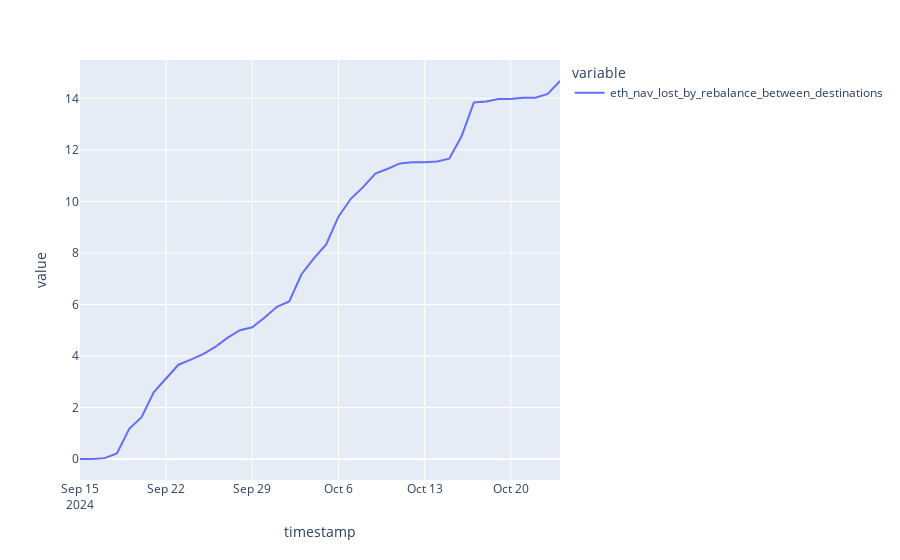

The notebook cell this image was saved under:
### Code cell
px.line(df["eth_nav_lost_by_rebalance_between_destinations"])

### Figure 1 — Plotly figure (JSON) as saved in the notebook; plotly's stock layout.template omitted (floating-point values rounded to 4 significant figures)
{"data": [{"hovertemplate": "variable=eth_nav_lost_by_rebalance_between_destinations<br>timestamp=%{x}<br>value=%{y}<extra></extra>", "legendgroup": "eth_nav_lost_by_rebalance_between_destinations", "line": {"color": "#636efa", "dash": "solid"}, "marker": {"symbol": "circle"}, "mode": "lines", "name": "eth_nav_lost_by_rebalance_between_destinations", "orientation": "v", "showlegend": true, "type": "scatter", "x": ["2024-09-15T00:00:00+00:00", "2024-09-16T00:00:00+00:00", "2024-09-17T00:00:00+00:00", "2024-09-18T00:00:00+00:00", "2024-09-19T00:00:00+00:00", "2024-09-20T00:00:00+00:00", "2024-09-21T00:00:00+00:00", "2024-09-22T00:00:00+00:00", "2024-09-23T00:00:00+00:00", "2024-09-24T00:00:00+00:00", "2024-09-25T00:00:00+00:00", "2024-09-26T00:00:00+00:00", "2024-09-27T00:00:00+00:00", "2024-09-28T00:00:00+00:00", "2024-09-29T00:00:00+00:00", "2024-09-30T00:00:00+00:00", "2024-10-01T00:00:00+00:00", "2024-10-02T00:00:00+00:00", "2024-10-03T00:00:00+00:00", "2024-10-04T00:00:00+00:00", "2024-10-05T00:00:00+00:00", "2024-10-06T00:00:00+00:00", "2024-10-07T00:00:00+00:00", "2024-10-08T00:00:00+00:00", "2024-10-09T00:00:00+00:00", "2024-10-10T00:00:00+00:00", "2024-10-11T00:00:00+00:00", "2024-10-12T00:00:00+00:00", "2024-10-13T00:00:00+00:00", "2024-10-14T00:00:00+00:00", "2024-10-15T00:00:00+00:00", "2024-10-16T00:00:00+00:00", "2024-10-17T00:00:00+00:00", "2024-10-18T00:00:00+00:00", "2024-10-19T00:00:00+00:00", "2024-10-20T00:00:00+00:00", "2024-10-21T00:00:00+00:00", "2024-10-22T00:00:00+00:00", "2024-10-23T00:00:00+00:00", "2024-10-24T00:00:00+00:00"], "xaxis": "x", "y": [0, 0, 0.03374, 0.2133, 1.172, 1.623, 2.596, 3.13, 3.661, 3.857, 4.073, 4.356, 4.713, 5.001, 5.115, 5.492, 5.906, 6.114, 7.173, 7.788, 8.329, 9.406, 10.1, 10.55, 11.08, 11.27, 11.48, 11.52, 11.52, 11.55, 11.66, 12.53, 13.84, 13.88, 13.97, 13.97, 14.03, 14.03, 14.17, 14.67], "yaxis": "y"}], "layout": {"legend": {"title": {"text": "variable"}, "tracegroupgap": 0}, "margin": {"t": 60}, "xaxis": {"anchor": "y", "domain": [0, 1], "title": {"text": "timestamp"}}, "yaxis": {"anchor": "x", "domain": [0, 1], "title": {"text": "value"}}}}
